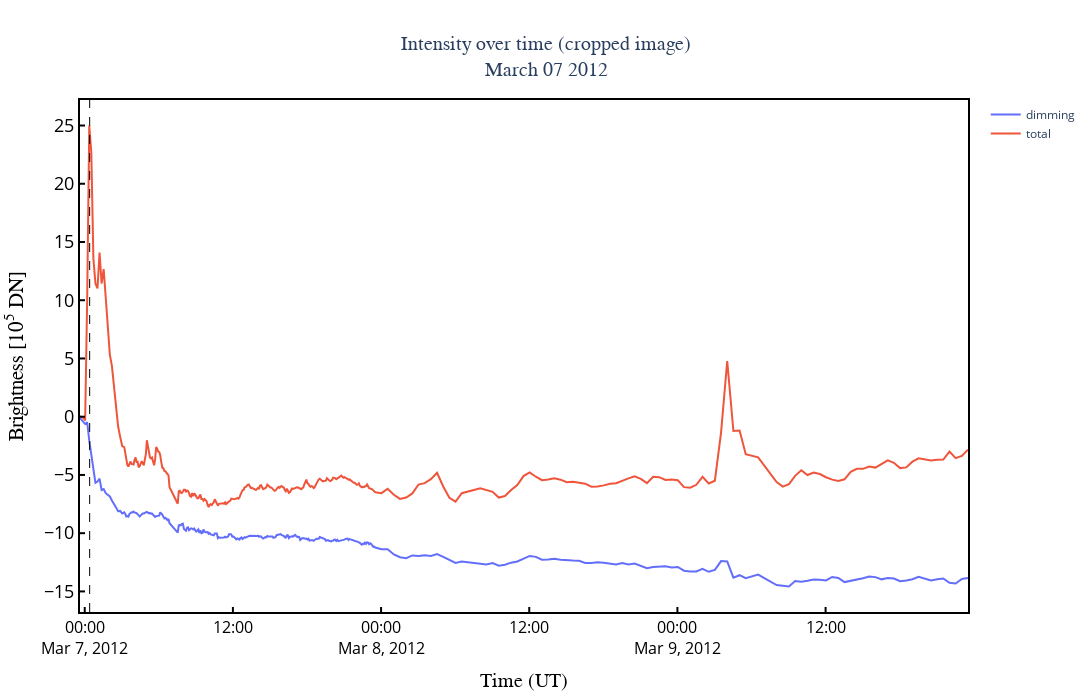

The notebook cell this image was saved under:
### Code cell
df1= pd.read_csv(event+'/dimming_data.csv', index_col=0, parse_dates=True)
df1["Time"] = pd.to_datetime(df1["Time"] )
df1_plot=df1.copy()

df1_plot['dimming_int'] = df1_plot['dimming_int']/10e5
df1_plot['total_int'] = df1_plot['total_int']/10e5

fig = go.Figure()

fig.add_trace(go.Scatter(x=df1_plot['Time'], y=df1_plot['dimming_int'],mode='lines', line = dict(color='#636EFA'),legendgroup="brightness",name='dimming'))
fig.add_trace(go.Scatter(x=df1_plot['Time'], y=df1_plot['total_int'],mode='lines', line = dict(color='#EF553B'),legendgroup="brightness",name='total'))

fig.update_layout(title='Intensity over time (cropped image)<br>'+event_time,title_x=0.5,
                  title_font=dict(size=20, family='Arial'),
                  width=1700, height=700,template="plotly_white")

fig.update_yaxes(title_text="Brightness [10<sup>5</sup> DN]",mirror=True, ticks='inside', zeroline=False,
                 showline=True,linewidth=2,title_font=dict(size=21, family='Arial'),
                 color='black',tickwidth=2,tickfont=dict(size=18),linecolor='black', 
                 showgrid=False)

fig.update_xaxes(nticks=8,title_text=r"Time (UT)",mirror=True,
ticks='inside', #tickformat="%H:%M",
showline=True,linewidth=2,title_font=dict(size=20, family='Arial'),color='black',tickwidth=2,tickfont=dict(size=16),
                   linecolor='black',showgrid=False)
                 #,range=['2011-06-21 01:41','2011-06-21 05:00'])
    

fig.add_vline(x=flare_time, line_dash="dash", line_width=1, line_color="black")
if flare_time=='2011-09-06 22:22:00.630':
    fig.add_vline(x='2011-09-07 22:38:00.630', line_dash="dash", line_width=1, line_color="black")
    fig.add_vline(x='2011-09-08 15:36:00.630', line_dash="dash", line_width=1, line_color="black")
# fig.add_vline(x='2012-06-14 15:36:00.630', line_dash="dash", line_width=1, line_color="black")
# fig.add_hline(y='-0.4')

fig.show()
# fig.write_image(event+'/images/Brightness_evolution.png')

### Figure 1 — Plotly figure (JSON) as saved in the notebook; plotly's stock layout.template omitted (floating-point values rounded to 4 significant figures; data arrays with more than 128 entries replaced by an {"elided": "..."} marker saying what was removed)
{"data": [{"legendgroup": "brightness", "line": {"color": "#636EFA"}, "mode": "lines", "name": "dimming", "type": "scatter", "x": {"elided": "353 str values"}, "y": {"elided": "353 float values"}}, {"legendgroup": "brightness", "line": {"color": "#EF553B"}, "mode": "lines", "name": "total", "type": "scatter", "x": {"elided": "353 str values"}, "y": {"elided": "353 float values"}}], "layout": {"height": 700, "shapes": [{"line": {"color": "black", "dash": "dash", "width": 1}, "type": "line", "x0": "2012-03-07 00:24:00", "x1": "2012-03-07 00:24:00", "xref": "x", "y0": 0, "y1": 1, "yref": "y domain"}], "title": {"font": {"family": "Arial", "size": 20}, "text": "Intensity over time (cropped image)<br>March 07 2012", "x": 0.5}, "width": 1700, "xaxis": {"color": "black", "linecolor": "black", "linewidth": 2, "mirror": true, "nticks": 8, "showgrid": false, "showline": true, "tickfont": {"size": 16}, "ticks": "inside", "tickwidth": 2, "title": {"font": {"family": "Arial", "size": 20}, "text": "Time (UT)"}}, "yaxis": {"color": "black", "linecolor": "black", "linewidth": 2, "mirror": true, "showgrid": false, "showline": true, "tickfont": {"size": 18}, "ticks": "inside", "tickwidth": 2, "title": {"font": {"family": "Arial", "size": 21}, "text": "Brightness [10<sup>5</sup> DN]"}, "zeroline": false}}}
